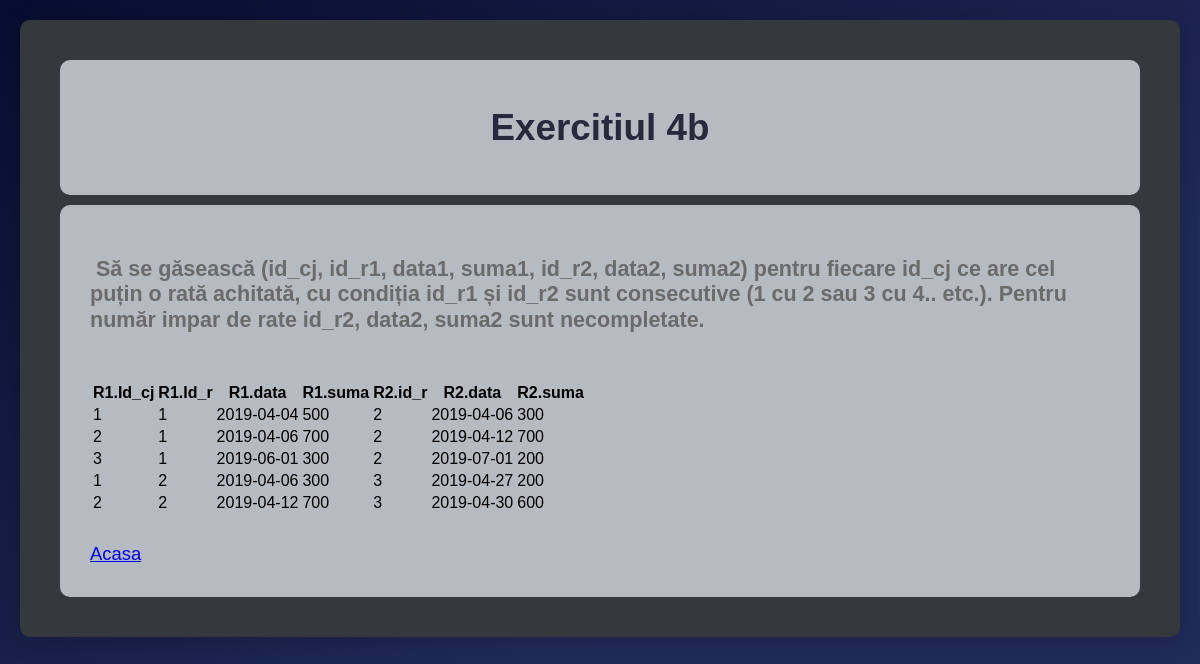
Screenshot of /Prim/pagini/pagina-4b.php with the database file from the repository.
### tables this page shows
CREATE TABLE `rata` (
  `id_cj` int(4) NOT NULL,
  `id_r` int(11) NOT NULL,
  `data` date NOT NULL,
  `suma` double NOT NULL
);

### Prim/pagini/pagina-4b.php (the view, shortened to what this page needs)
<?php
      $dbServername = "localhost";
    $bdUsername = "root";
    $dbPassword = "";
    $dbName = "colocviu";
    $conn = mysqli_connect ($dbServername, $bdUsername,$dbPassword,$dbName);
?>
<html>
    <head>
    </head>
    <body>
        <div id="container">
        <header><center><h1>Exercitiul 4b</h1></center></header>
        <header>
            <h3>&nbsp;Să se găsească (id_cj, id_r1, data1, suma1, id_r2, data2, suma2) pentru fiecare id_cj ce are cel puțin o rată achitată, cu condiția id_r1 și id_r2 sunt consecutive (1 cu 2 sau 3 cu 4.. etc.). Pentru număr impar de rate id_r2, data2, suma2 sunt necompletate.</h3>
            <br>
            <?php
                echo'<table>
                <tr>
                    <th>R1.Id_cj</th>
                    <th>R1.Id_r</th>
                    <th>R1.data</th>
                    <th>R1.suma</th>
                    <th>R2.id_r</th>
                    <th>R2.data</th>
                    <th>R2.suma</th>
                </tr>';
                   $result = mysqli_query($conn, "CALL Rata()");
                while($row = mysqli_fetch_array($result)) {
                echo "<tr><td>" . $row["id"]. "</td><td>" . $row["i1"]. "</td><td>" . $row["d1"]. "</td><td>" . $row["s1"]. "</td><td>" . $row["i2"]. "</td><td>" . $row["d2"]."</td><td>" . $row["s2"]."</td></tr>";
                }
                echo "</table>";
                ?>
            <br>
            <a  href="?pagina=index" class="btn btn-info" >Acasa</a>
        </header>
        </div>
    </body>
</html>

### Prim/pagini/pagina-4b.php (style rules this page uses)
body { background: linear-gradient(to bottom, #47476b, #666699, #8585ad, #a3a3c2, #d1d1e0 ); background-size: 100%; background-repeat: no-repeat; }
body:before { content:''; position: fixed; top: 0; bottom: 0; width: 100%; z-index: -1; background: linear-gradient(to right bottom, #060e30, #212b59 65%); }
html { margin: 0; font-family: 'Muli', sans-serif; font-smoothing: antialiased; text-rendering: optimizeLegibility; }
body { margin: 0; font-size: 1.15rem; line-height: 1.4em; }
#container { background-color: #35383d; margin: 20px ; padding: 30px 40px; border-radius: 10px; box-shadow: 0 3px 26px 0 rgba(0,0,0,0.20); }
header { box-sizing: border-box; }
main,header { background-color: #b6bac1; padding: 30px; border-radius: 10px; color: #6b6b6b; margin: 10px 0; }
h1,h2 { color: #29293d; }

### rows the page displays
rata: id_cj "1", id_r "1", data "2019-04-04", suma "500", rata.id_r "2", rata.data "2019-04-06", rata.suma "300"
rata: id_cj "2", id_r "1", data "2019-04-06", suma "700", rata.id_r "2", rata.data "2019-04-12", rata.suma "700"
rata: id_cj "3", id_r "1", data "2019-06-01", suma "300", rata.id_r "2", rata.data "2019-07-01", rata.suma "200"
rata: id_cj "1", id_r "2", data "2019-04-06", suma "300", rata.id_r "3", rata.data "2019-04-27", rata.suma "200"
rata: id_cj "2", id_r "2", data "2019-04-12", suma "700", rata.id_r "3", rata.data "2019-04-30", rata.suma "600"
